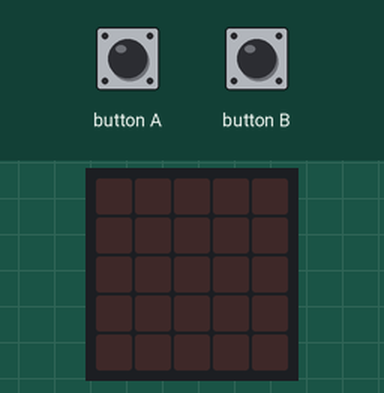
Simulated run of this program. Board: BBC micro:bit running MicroPython. Shown: the board's 5×5 LED display. The test bench sets the inputs (shaded band).

Above: at 1.2 s.
1.3 s: button A pressed for 0.15 s
At 1.9 s:
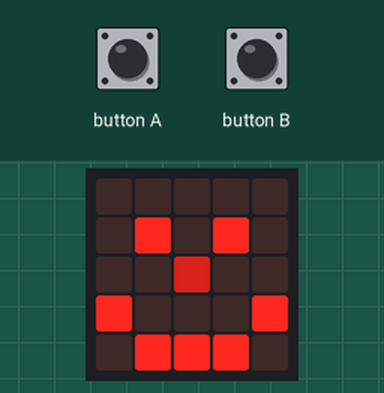
2.9 s: button B pressed for 0.15 s
At 4.1 s:
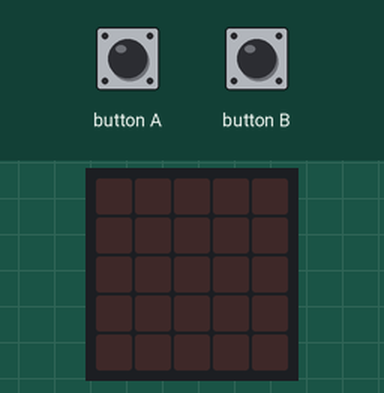
4.5 s: button A pressed for 1 s
At 5.5 s:
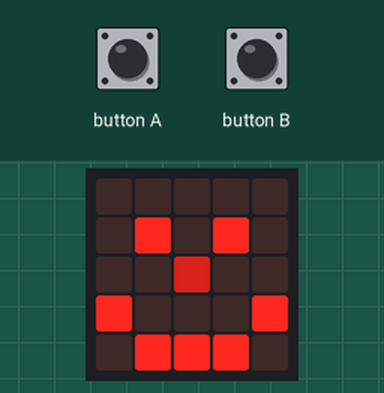
7.0 s: button B pressed for 1 s
At 7.5 s:
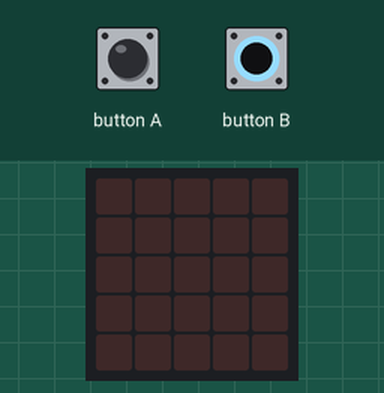
Timing chart, 0 to 10.0 s (numbered marks = the images above; inputs shaded):
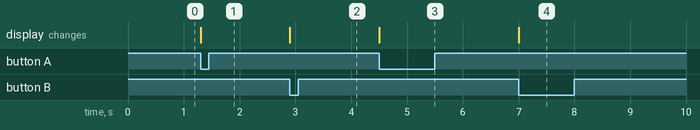

Measured:
- after the input at 1.3 s, the display: changes at once (image 1)
- after the input at 2.9 s, the display: changes at once (image 2)
- after the input at 4.5 s, the display: changes at once (image 3)
- after the input at 7.0 s, the display: changes at once (image 4)

The program:

Smile_LED.py
```python
from microbit import *

while True:
    if button_a.was_pressed():
        display.show(Image(
        "00000:"
        "09090:"
        "00500:"
        "90009:"
        "09990:"
       ))
    if button_b.was_pressed():
        display.clear()
```
